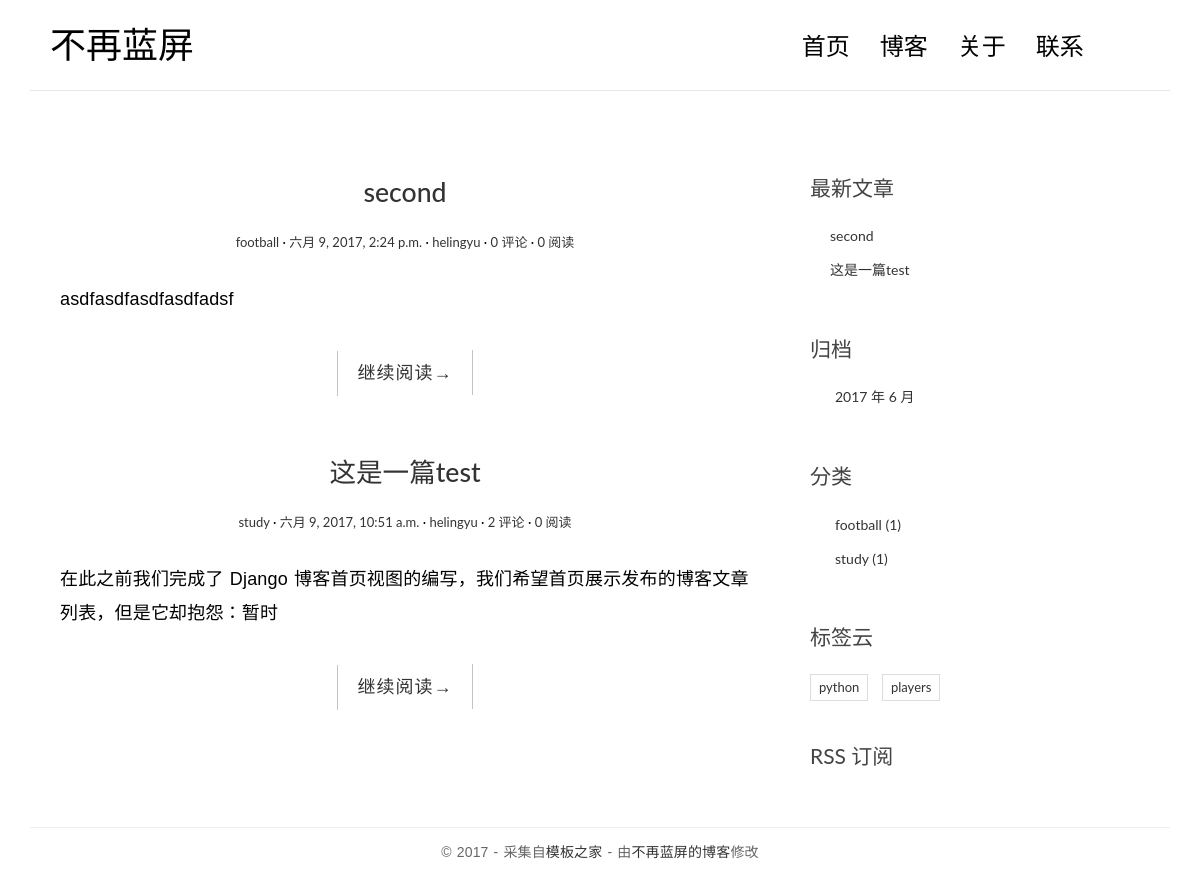
The app's page /, older data.
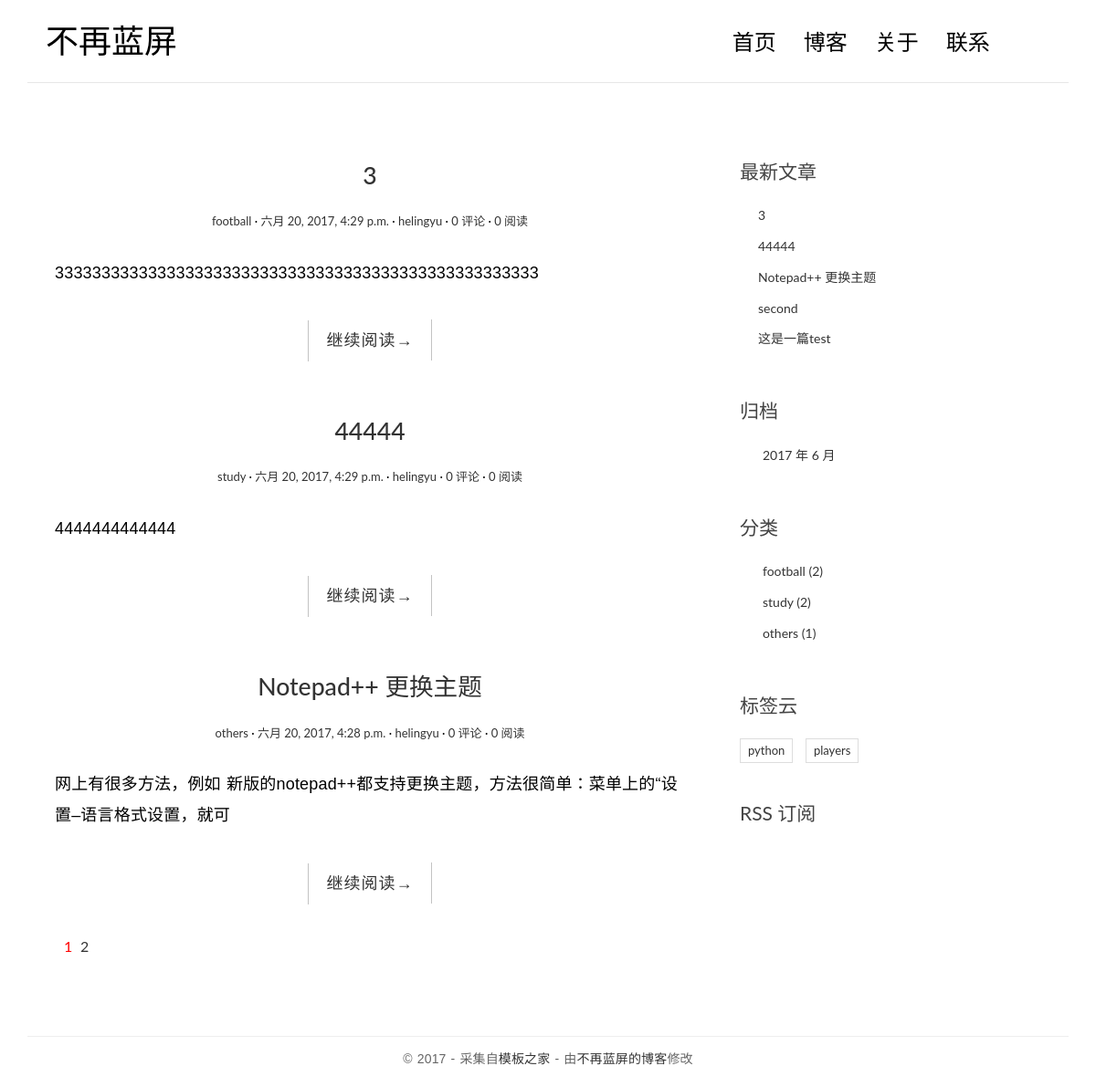
The same page, newer data.
### blog/models.py (models this page shows, shortened)
@python_2_unicode_compatible
class Post(models.Model):
    title = models.CharField(max_length=70)
    body = models.TextField()
    created_time = models.DateTimeField()
    modified_time = models.DateTimeField()
    excerpt = models.CharField(max_length=200, blank=True)
    views = models.PositiveIntegerField(default=0)
    category = models.ForeignKey(Category)
    tags = models.ManyToManyField(Tag, blank=True)
    author = models.ForeignKey(User)
    def get_absolute_url(self):
        return reverse('blog:detail', kwargs={'pk': self.pk})
    class Meta:
        ordering = ['-created_time']

@python_2_unicode_compatible
class Category(models.Model):
    name = models.CharField(max_length=100)

@python_2_unicode_compatible
class Tag(models.Model):
    name = models.CharField(max_length=100)

### blog/views.py (the view, shortened to what this page needs)
# urls.py: url(r'^$',views.IndexView.as_view(),name='index'),
class IndexView(ListView):
    model = Post
    template_name = 'blog/index.html'
    context_object_name = 'post_list'
    paginate_by = 3
    def get_context_data(self, **kwargs):
        context = super().get_context_data(**kwargs)
        paginator = context.get('paginator')
        page = context.get('page_obj')
        is_paginated = context.get('is_paginated')
        pagination_data = self.pagination_data(paginator, page, is_paginated)
        context.update(pagination_data)
        return context
    def pagination_data(self, paginator, page, is_paginated):
        if not is_paginated:
                return {}
        left = []
        right = []
        left_has_more = False
        right_has_more = False
        first = False
        last = False
        page_number = page.number
        total_pages = paginator.num_pages
        page_range = paginator.page_range
        if page_number == 1:
            right = page_range[page_number:page_number + 2]
            if right[-1] < total_pages - 1:
                right_has_more = True
            if right[-1] < total_pages:
                last = True
        elif page_number == total_pages:
            left = page_range[(page_number - 3) if (page_number - 3) > 0 else 0:page_number - 1]
            if left[0] > 2:
                left_has_more = True
            if left[0] > 1:
                first = True
        data = {
            'left' : left,
            'right' : right,
            'left_has_more' : left_has_more,
            'right_has_more' : right_has_more,
            'first' : first,
            'last' : last,
        }
        return data

### blog/templatetags/blog_tags.py (called while the page is built)
@register.simple_tag
def get_recent_posts(num=5):
    return Post.objects.all()[:num]

@register.simple_tag
def archives():
    return Post.objects.dates('created_time','month',order='DESC')

@register.simple_tag
def get_categories():
    return Category.objects.annotate(num_posts=Count('post')).filter(num_posts__gt=0)

@register.simple_tag
def get_tags():
    return Tag.objects.annotate(num_posts=Count('post')).filter(num_posts__gt=0)

### templates/blog/index.html (shortened to what this page needs)
{% extends 'base.html' %}
{% block main %}
    {% for post in post_list %}
	    <article class="post post-{{ post.pk }}">
		    <header class="entry-header">
			    <h1 class="entry-title">
				    <a href="{{ post.get_absolute_url }}">{{ post.title }}</a>
				</h1>
				<div class="entry-meta">
				    <span class="post-category">
					    <a href="{% url 'blog:category' post.category.pk %}">{{ post.category.name }}</a></span>
					<span class="post-date">
					    <a href="#"><time class="entry-date" datetime="{{ post.created_time }}">{{ post.created_time }}</time></a></span>
                    <span class="post-author"><a href="#">{{ post.author }}</a></span>
                    <span class="comments-link">
					    <a href="{{ post.get_absolute_url }}#comment-area">{{ post.comment_set.count}} 评论</a></span>
                    <span class="views-count"><a href="{{ post.get_absolute_url}}">{{ post.views }} 阅读</a></span>
				</div>
			</header>
			<div class="entry-content clearfix">
			    <p>{{ post.excerpt }}</p>
				<div class="read-more cl-effect-14">
				    <a href="{{ post.get_absolute_url }}" class="more-link">继续阅读<span class="meta-nav">→</span></a>
				</div>
			</div>
		</article>
    {% empty %}
        <div class="no-post">暂时还没有发布的文章!</div>
    {% endfor %}
    {% if is_paginated %}
        <div class="pagination">
            <ul>
                <li class="current"><a href="?page={{ page_obj.number }}">{{ page_obj.number }}</a></li>
                {% if right %}
                    {% for i in right %}
                        <li><a href="?page={{ i }}">{{ i }}</a></li>
                    {% endfor %}
                {% endif %}
            </ul>
        </div>
    {% endif %}
{% endblock main %}

### templates/base.html (shortened to what this page needs)
{% load staticfiles %}
{% load blog_tags %}
<!DOCTYPE html>
<html>
<head>
    <link rel="stylesheet" href="http://code.ionicframework.com/ionicons/2.0.1/css/ionicons.min.css">
    <link rel="stylesheet" href="{% static 'blog/css/bootstrap.min.css' %}">
    <link rel="stylesheet" href="{% static 'blog/css/pace.css' %}">
    <link rel="stylesheet" href="{% static 'blog/css/custom.css' %}">
    <link rel="stylesheet" href="{% static 'blog/css/highlights/github.css' %}">
</head>
<body>
<div class="container">
    <header id="site-header">
        <div class="row">
            <div class="col-md-4 col-sm-5 col-xs-8">
                <div class="logo">
                    <h1><a href="{% url 'blog:index' %}"><b>不再蓝屏</b></a></h1>
                </div>
            </div>
            <div class="col-md-8 col-sm-7 col-xs-4">
                <nav class="main-nav" role="navigation">
                    <div class="collapse navbar-collapse" id="bs-example-navbar-collapse-1">
                        <ul class="nav navbar-nav navbar-right">
                            <li class="cl-effect-11"><a href="{% url 'blog:index' %}" data-hover="首页">首页</a></li>
                            <li class="cl-effect-11"><a href="#" data-hover="博客">博客</a></li>
                            <li class="cl-effect-11"><a href="#" data-hover="关于">关于</a></li>
                            <li class="cl-effect-11"><a href="#" data-hover="联系">联系</a></li>
                        </ul>
                    </div>
                </nav>
            </div>
        </div>
    </header>
</div>
<div class="content-body">
    <div class="container">
        <div class="row">
            <main class="col-md-8">
                {% block main %}
                {% endblock main %}
            </main>
            <aside class="col-md-4">
                <div class="widget widget-recent-posts">
                    <h3 class="widget-title">最新文章</h3>
                    {% get_recent_posts as recent_post_list %}
                    <ul>
                        {% for post in recent_post_list %}
                            <li>
                                <a href="{{ post.get_absolute_url }}">{{ post.title }}</a>
                            </li>
                        {% empty %}
                            暂无文章！
                        {% endfor %}
                    </ul>
                </div>
                <div class="widget widget-archives">
                    <h3 class="widget-title">归档</h3>
                    {% archives as date_list %}
                    <ul>
                        {% for date in date_list %}
                            <li>
                                <a href="{% url 'blog:archives' date.year date.month %}">{{ date.year }}
                                    年 {{ date.month }} 月</a>
                            </li>
                        {% empty %}
                            暂无归档！
                        {% endfor %}
                    </ul>
                </div>
                <div class="widget widget-category">
                    <h3 class="widget-title">分类</h3>
                    {% get_categories as category_list %}
                    <ul>
                        {% for category in category_list %}
                            <li>
                                <a href="{% url 'blog:category' category.pk %}">{{ category.name }} <span
                                        class="post-count">({{ category.num_posts }})</span></a>
                            </li>
                        {% empty %}
                            暂无分类！
                        {% endfor %}
                    </ul>
                </div>
                <div class="widget widget-tag-cloud">
                    <h3 class="widget-title">标签云</h3>
                    {% get_tags as tag_list %}
                    <ul>
                        {% for tag in tag_list %}
                        <li>
                            <a href="{% url 'blog:tag' tag.pk %}">{{ tag.name }}</a>
                        </li>
                        {% empty %}
                        暂无标签！
                        {% endfor %}
                    </ul>
                </div>
                <div class="rss">
                    <a href=""> RSS 订阅</a>
                </div>
            </aside>
        </div>
    </div>
</div>
<footer id="site-footer">
    <div class="container">
        <div class="row">
            <div class="col-md-12">
                <p class="copyright">&copy 2017 - 采集自<a href="http://www.cssmoban.com/"
                                                        target="_blank" title="模板之家">模板之家</a>
                    - 由<a href="http://zmrenwu.com/" title="网页模板" target="_blank">不再蓝屏的博客</a>修改
                </p>
            </div>
        </div>
    </div>
</footer>
</body>
</html>

### blog/static/blog/css/custom.css (style rules this page uses)
* { outline: none; }
h1, h2, h3, h4, h5, h6 { margin-top: 0; }
b { font-weight: 400; }
a { color: #333; }
body { color: #444; font-family: 'Lato', sans-serif; }
p { font-family: 'Ubuntu', sans-serif; font-weight: 400; word-spacing: 1px; letter-spacing: 0.01em; }
#site-header { background-color: #FFF; padding: 25px 20px; margin-bottom: 40px; border-bottom: 1px solid #e7e7e7; }
.logo h1 a { color: #000; }
.logo h1 { margin: 0; font-family: 'Lato', sans-serif; font-weight: 300; }
.main-nav { margin-top: 11px; max-width: 95%; }
.main-nav a { color: #000000 !important; padding: 0 0 5px 0 !important; margin-right: 30px; font-family: 'Lato', sans-serif; font-weight: 300; font-size: 24px; }
.cl-effect-11 a { padding: 10px 0; color: #0972b4; text-shadow: none; }
.cl-effect-11 a::before { position: absolute; top: 0; left: 0; overflow: hidden; padding: 0 0 5px 0 !important; max-width: 0; border-bottom: 1px solid #000; color: #000; content: attr(data-hover); white-space: nowrap; -webkit-transition: max-width 0.5s; -moz-transition: max-width 0.5s; transition: max-width 0.5s; }
.content-body { padding-bottom: 4em; }
.post { background: #fff; padding: 30px 30px 0; }
.entry-title { text-align: center; font-size: 1.9em; margin-bottom: 20px; line-height: 1.6; padding: 10px 20px 0; }
.entry-meta { text-align: center; color: #DDDDDD; font-size: 13px; margin-bottom: 30px; }
.entry-content { font-size: 18px; line-height: 1.9; font-weight: 300; color: #000; }
.post-category::after, .post-date::after, .post-author::after, .comments-link::after { content: ' ·'; color: #000; }
.read-more { font-family: 'Ubuntu', sans-serif; font-weight: 400; word-spacing: 1px; letter-spacing: 0.01em; text-align: center; margin-top: 20px; }
.cl-effect-14 a { padding: 0 20px; height: 45px; line-height: 45px; position: relative; display: inline-block; margin: 15px 25px; letter-spacing: 1px; font-weight: 400; text-shadow: 0 0 1px rgba(255, 255, 255, 0.3); }
.cl-effect-14 a::before, .cl-effect-14 a::after { position: absolute; width: 45px; height: 1px; background: #C3C3C3; content: ''; -webkit-transition: all 0.3s; -moz-transition: all 0.3s; transition: all 0.3s; pointer-events: none; }
.cl-effect-14 a::before { top: 0; left: 0; -webkit-transform: rotate(90deg); -moz-transform: rotate(90deg); transform: rotate(90deg); -webkit-transform-origin: 0 0; -moz-transform-origin: 0 0; transform-origin: 0 0; }
.cl-effect-14 a::after { right: 0; bottom: 0; -webkit-transform: rotate(90deg); -moz-transform: rotate(90deg); transform: rotate(90deg); -webkit-transform-origin: 100% 0; -moz-transform-origin: 100% 0; transform-origin: 100% 0; }
.widget { background: #fff; padding: 30px 0 0; }
.widget-title { font-size: 1.5em; margin-bottom: 20px; line-height: 1.6; padding: 10px 0 0; font-weight: 400; }
.widget-recent-posts ul { padding: 0; margin: 0; padding-left: 20px; }
.widget-recent-posts ul li { list-style-type: none; position: relative; line-height: 170%; margin-bottom: 10px; }
.widget-recent-posts ul li::before { content: '\f3d3'; font-family: "Ionicons"; position: absolute; left: -17px; top: 3px; font-size: 16px; color: #000; }
.widget-archives ul { padding: 0; margin: 0; padding-left: 25px; }
.widget-archives ul li { list-style-type: none; position: relative; line-height: 170%; margin-bottom: 10px; }
.widget-archives ul li::before { content: '\f3f3'; font-family: "Ionicons"; position: absolute; left: -25px; top: 1px; font-size: 16px; color: #000; }
.widget-category ul { padding: 0; margin: 0; padding-left: 25px; }
.widget-category ul li { list-style-type: none; position: relative; line-height: 170%; margin-bottom: 10px; }
.widget-category ul li::before { content: '\f3fe'; font-family: "Ionicons"; position: absolute; left: -25px; top: 1px; font-size: 18px; color: #000; }
.widget-tag-cloud ul { padding: 0; margin: 0; margin-right: -10px; }
.widget-tag-cloud ul li { list-style-type: none; font-size: 13px; display: inline-block; margin-right: 10px; margin-bottom: 10px; padding: 3px 8px; border: 1px solid #ddd; }
.rss { font-size: 21px; margin-top: 30px; }
.rss a { color: #444; }
#site-footer { padding-top: 10px; padding: 0 0 1.5em 0; }
.copyright { text-align: center; padding-top: 1em; margin: 0; border-top: 1px solid #eee; color: #666; }
.pagination ul { list-style: none; }
.pagination ul li { display: inline-block; font-size: 16px; margin-right: 5px; }
.current a { color: red; }

Row changes from the older to the newer data that the page shows:
no longer on one of the page's lists (row edited): Post: title "second", category.name "football", created_time "六月 9, 2017, 2:24 p.m.", author "helingyu", comment_set.count "0", views "0", excerpt "asdfasdfasdfasdfadsf"
no longer on one of the page's lists (row unchanged): Post: title "这是一篇test", category.name "study", created_time "六月 9, 2017, 10:51 a.m.", author "helingyu", comment_set.count "2", views "0", excerpt "在此之前我们完成了 Django 博客首页视图的编写，我们希望首页展示发布的博客文章列表，但是它却抱怨：暂时"
added Post: title "3", category.name "football", created_time "六月 20, 2017, 4:29 p.m.", author "helingyu", comment_set.count "0", views "0", excerpt "3333333333333333333333333333333333333333333333333333"
added Post: title "44444", category.name "study", created_time "六月 20, 2017, 4:29 p.m.", author "helingyu", comment_set.count "0", views "0", excerpt "4444444444444"
added Post: title "Notepad++ 更换主题", category.name "others", created_time "六月 20, 2017, 4:28 p.m.", author "helingyu", comment_set.count "0", views "0", excerpt "网上有很多方法，例如 新版的notepad++都支持更换主题，方法很简单：菜单上的“设置–语言格式设置，就可"
computed for Category "football": num_posts "1" → "2"
computed for Category "study": num_posts "1" → "2"
added Category: name "others", num_posts "1"
Text that changed along with them:
{{ page_obj.number }}: (not shown) → "1"
new list line: "2"
